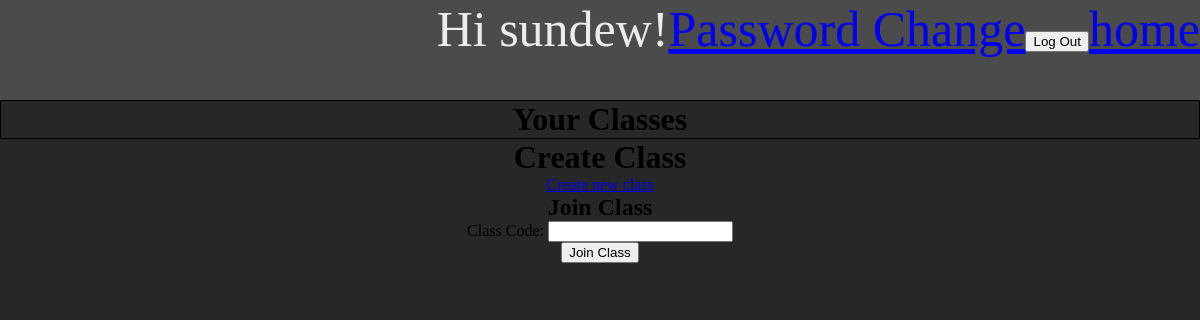
Page / (signed in) on the earlier database version.
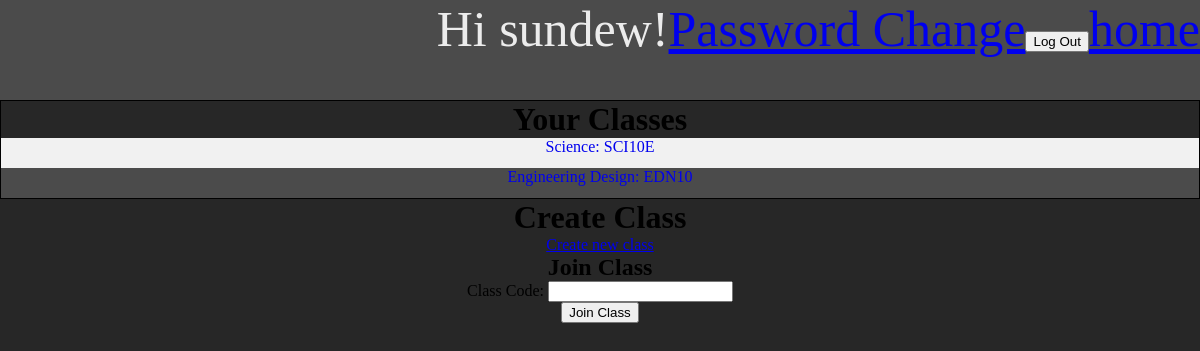
Same page on the later database version.
### accounts/models.py (models this page shows, shortened)
class ClassList(models.Model):
    UserID = models.ForeignKey(Account, on_delete=models.CASCADE)
    ClassID = models.ForeignKey(Classes, on_delete=models.CASCADE)  #
    Teacher = models.BooleanField("IsTeacher")

class Classes(models.Model):
    ClassName = models.CharField(max_length=100, null=True)
    Subject = models.CharField(max_length=50, null=True)
    id = models.AutoField(primary_key=True)
    ClassCode = models.CharField(max_length=6, null=True, verbose_name="Class Code")
    ClassJoinCode = models.CharField(max_length=6, null=True, unique=True, verbose_name="join Code")
    Teachers = models.ManyToManyField(User)

### accounts/views.py (the view)
# urls.py: 2. Add a URL to urlpatterns:  path('', Home.as_view(), name='home')
@login_required(redirect_field_name='registration/login/')
def Home(request):
    user = request.user
    class_lists = ClassList.objects.filter(UserID__id=user.id)
    if request.method == 'POST':
        form = JoinClassForm(request.POST)
        if form.is_valid():
            class_code = form.cleaned_data['class_code']
            return redirect(f'/joinclass/?code={class_code}')
    else:
        form = JoinClassForm()
    context = {
        'IsTeacher': user.account.IsTeacher,
        'class_list': class_lists,
        'form': form
    }
    return render(request, 'home.html', context=context)

### accounts/forms.py
class JoinClassForm(forms.Form):
    class_code = forms.CharField(label='Class Code', max_length=20)

### templates/home.html (shortened to what this page needs)
{% extends "base.html" %}
{% load static %}
{% block staticFiles %}
<link rel="stylesheet" href="{% static 'home.css' %}">
{% endblock %}
{% block content %}
<div id="ClassList">
  <h1>Your Classes</h1>
  <ul>
    {% for class in class_list %}
       <div id="ClassItem">
        <li>
          <a href="/class/{{ class.ClassID.id }}">{{ class.ClassID.ClassName }}: {{ class.ClassID.ClassCode }}</a>
        </li>
      </div>
    {% endfor %}
  </ul>
</div>
    {% if IsTeacher %}
      <div id="CreateClass">
        <h1>Create Class</h1>
        <a href="createClass">Create new class</a>
      </div>
    {% endif %}
    <h2>Join Class</h2>
    <form method="post">
        {{ form.as_p }}
        <button type="submit">Join Class</button>
    </form>
{% endblock %}

Differences in the rows shown:
added ClassList: ClassID.ClassName "Science", ClassID.ClassCode "SCI10E"
added ClassList: ClassID.ClassName "Engineering Design", ClassID.ClassCode "EDN10"
